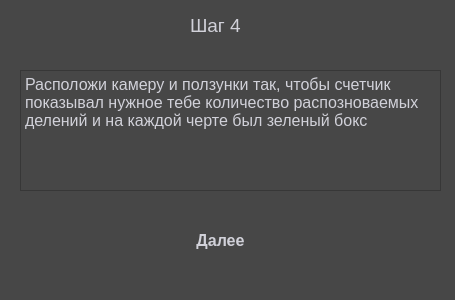
<?xml version="1.0" encoding="UTF-8"?>
<ui version="4.0">
 <class>Step4</class>
 <widget class="QDialog" name="Step4">
  <property name="geometry">
   <rect>
    <x>0</x>
    <y>0</y>
    <width>455</width>
    <height>300</height>
   </rect>
  </property>
  <property name="windowTitle">
   <string>Шаг 4</string>
  </property>
  <property name="styleSheet">
   <string notr="true">background-color:rgb(71,71,71)</string>
  </property>
  <widget class="QPushButton" name="pushButton">
   <property name="geometry">
    <rect>
     <x>160</x>
     <y>220</y>
     <width>121</width>
     <height>41</height>
    </rect>
   </property>
   <property name="font">
    <font>
     <pointsize>12</pointsize>
     <weight>87</weight>
     <bold>true</bold>
     <underline>false</underline>
     <strikeout>false</strikeout>
    </font>
   </property>
   <property name="cursor">
    <cursorShape>PointingHandCursor</cursorShape>
   </property>
   <property name="styleSheet">
    <string notr="true">QPushButton {
  position: relative;
  display: inline-block;
  font-size: 90%;
  font-weight: 700;
  color: rgb(209,209,217);
  text-decoration: none;
  text-shadow: 0 -1px 2px rgba(0,0,0,.2);
  padding: .5em 1em;
  outline: none;
  border-radius: 3px;
  background: linear-gradient(rgb(110,112,120), rgb(81,81,86)) rgb(110,112,120);
  box-shadow:
   0 1px rgba(255,255,255,.2) inset,
   0 3px 5px rgba(0,1,6,.5),
   0 0 1px 1px rgba(0,1,6,.2);
  transition: .2s ease-in-out;
}
QPushButton:hover {
  background: linear-gradient(rgb(126,126,134), rgb(70,71,76)) rgb(126,126,134);
}
QPushButton:pressed {
  top: 1px;
  background: linear-gradient(rgb(76,77,82), rgb(56,57,62)) rgb(76,77,82);
  box-shadow:
   0 0 1px rgba(0,0,0,.5) inset,
   0 2px 3px rgba(0,0,0,.5) inset,
   0 1px 1px rgba(255,255,255,.1);
}</string>
   </property>
   <property name="text">
    <string>Далее</string>
   </property>
  </widget>
  <widget class="QTextBrowser" name="textBrowser">
   <property name="geometry">
    <rect>
     <x>20</x>
     <y>70</y>
     <width>421</width>
     <height>121</height>
    </rect>
   </property>
   <property name="styleSheet">
    <string notr="true">  color: rgb(209,209,217);</string>
   </property>
   <property name="html">
    <string>&lt;!DOCTYPE HTML PUBLIC &quot;-//W3C//DTD HTML 4.0//EN&quot; &quot;http://www.w3.org/TR/REC-html40/strict.dtd&quot;&gt;
&lt;html&gt;&lt;head&gt;&lt;meta name=&quot;qrichtext&quot; content=&quot;1&quot; /&gt;&lt;style type=&quot;text/css&quot;&gt;
p, li { white-space: pre-wrap; }
&lt;/style&gt;&lt;/head&gt;&lt;body style=&quot; font-family:'MS Shell Dlg 2'; font-size:7.8pt; font-weight:400; font-style:normal;&quot;&gt;
&lt;p style=&quot; margin-top:0px; margin-bottom:0px; margin-left:0px; margin-right:0px; -qt-block-indent:0; text-indent:0px;&quot;&gt;&lt;span style=&quot; font-size:12pt;&quot;&gt;Расположи камеру и ползунки так, чтобы счетчик показывал нужное тебе количество распозноваемых делений и на каждой черте был зеленый бокс&lt;/span&gt;&lt;/p&gt;&lt;/body&gt;&lt;/html&gt;</string>
   </property>
  </widget>
  <widget class="QLabel" name="label">
   <property name="geometry">
    <rect>
     <x>190</x>
     <y>10</y>
     <width>71</width>
     <height>31</height>
    </rect>
   </property>
   <property name="font">
    <font>
     <pointsize>14</pointsize>
    </font>
   </property>
   <property name="styleSheet">
    <string notr="true">  color: rgb(209,209,217);</string>
   </property>
   <property name="text">
    <string>Шаг 4</string>
   </property>
  </widget>
 </widget>
 <resources/>
 <connections/>
</ui>
